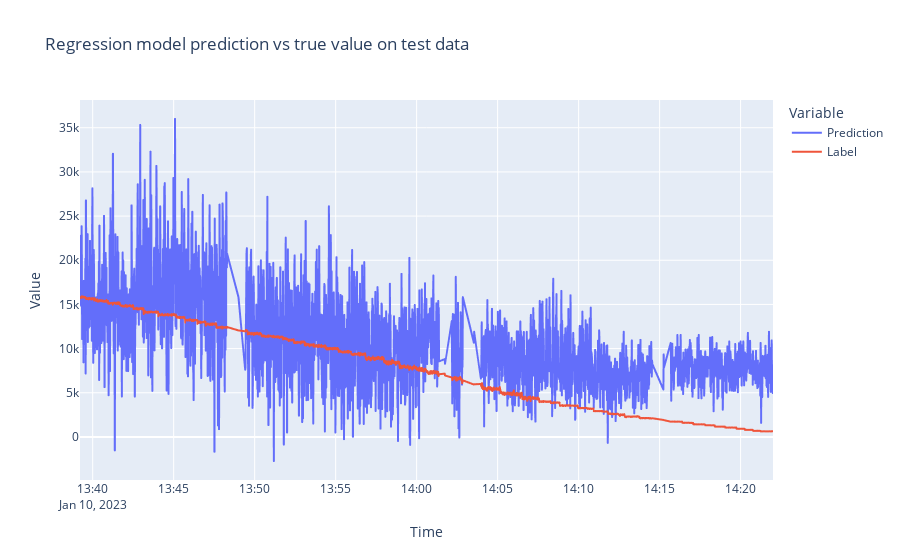

The notebook cell this image was saved under:
### Code cell
fig = px.line(df_test, y=["Prediction", "Label"], x=time_test["time"], title="Regression model prediction vs true value on test data",
             labels={"variable": "Variable"})
fig.update_layout(
    xaxis_title="Time",
    yaxis_title = "Value"

    )


fig.show()

### Figure 1 — Plotly figure (JSON) as saved in the notebook; plotly's stock layout.template omitted (floating-point values rounded to 4 significant figures; data arrays with more than 128 entries replaced by an {"elided": "..."} marker saying what was removed)
{"data": [{"hovertemplate": "Variable=Prediction<br>x=%{x}<br>value=%{y}<extra></extra>", "legendgroup": "Prediction", "line": {"color": "#636efa", "dash": "solid"}, "marker": {"symbol": "circle"}, "mode": "lines", "name": "Prediction", "showlegend": true, "type": "scattergl", "x": {"elided": "2331 str values"}, "xaxis": "x", "y": {"elided": "2331 float values"}, "yaxis": "y"}, {"hovertemplate": "Variable=Label<br>x=%{x}<br>value=%{y}<extra></extra>", "legendgroup": "Label", "line": {"color": "#EF553B", "dash": "solid"}, "marker": {"symbol": "circle"}, "mode": "lines", "name": "Label", "showlegend": true, "type": "scattergl", "x": {"elided": "2331 str values"}, "xaxis": "x", "y": {"elided": "2331 float values"}, "yaxis": "y"}], "layout": {"legend": {"title": {"text": "Variable"}, "tracegroupgap": 0}, "title": {"text": "Regression model prediction vs true value on test data"}, "xaxis": {"anchor": "y", "domain": [0, 1], "title": {"text": "Time"}}, "yaxis": {"anchor": "x", "domain": [0, 1], "title": {"text": "Value"}}}}
